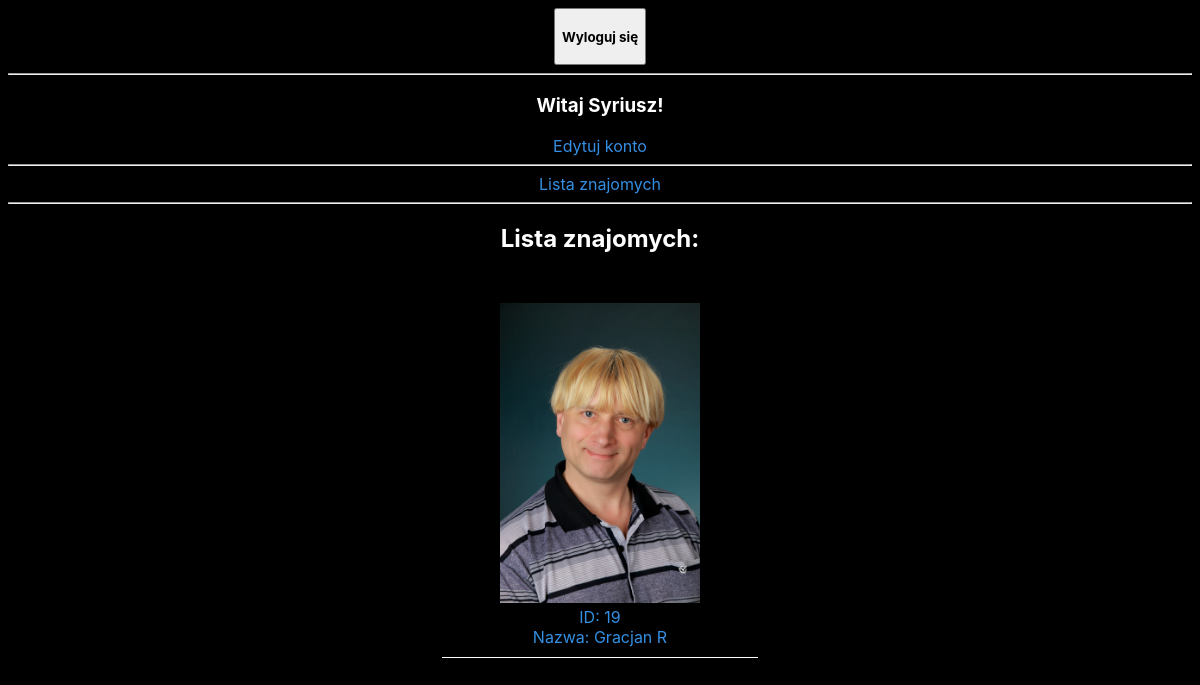
The app's page /friends.php (signed in) with its own data.
### tables this page shows
CREATE TABLE `accounts` (
  `id` int(11) NOT NULL,
  `login` text NOT NULL,
  `name` text NOT NULL,
  `mail` text DEFAULT NULL,
  `hash` text NOT NULL,
  `avatar` int(11) DEFAULT 1,
  `created_at` datetime NOT NULL DEFAULT current_timestamp(),
  `updated_at` datetime NOT NULL DEFAULT current_timestamp()
);

CREATE TABLE `avatars` (
  `id` int(11) NOT NULL,
  `nameAvatar` text NOT NULL
);

### friendsListFunction.php (the view, shortened to what this page needs)
<?php
    function friendsList($id){
        require_once("conn.php");
        $queryList = "SELECT accounts.id, name, nameAvatar FROM accounts, friends, avatars WHERE (userSender = $id || userRecipient = $id) AND (friends.userSender = accounts.id OR friends.userRecipient = accounts.id) AND accounts.id != $id AND accounts.avatar = avatars.id";
        $selectList = mysqli_query($conn, $queryList);
        $user = [];
        $list = [];
        $i = 0;
        while($row = mysqli_fetch_row($selectList)){
            $user['id'] = $row[0];
            $user['name'] = $row[1];
            $user['avatar'] = $row[2];
            $list[$i] = $user;
            $i++;
        }
        foreach($list as $user){
            echo "
            <a href='/back/profile.php?id=".$user['id']."'>
                <section class='friend'>
                    <img src='/back/foto/".$user['avatar']."' alt='avatar' class='avatar'><br>
                    ID: ".$user['id']."<br>
                    Nazwa: ".$user['name']."
                </section>
            </a>
            ";
        }
    }
?>

### main.css (style rules this page uses)
body { font-family: -apple-system, BlinkMacSystemFont, 'Segoe UI', Roboto, Oxygen, Ubuntu, Cantarell, 'Open Sans', 'Helvetica Neue', sans-serif; text-align: center; color: white; background: black; }
a { color: #348fe2; text-decoration: none; }
img.avatar { max-width: 200px; }
section.friend { display: inline-block; width: 25%; margin: 20px; padding: 10px; border-bottom: 1px solid white; }

### records on screen
accounts: avatar.nameAvatar (picture), id "19", name "Gracjan R"

### other values on screen
$_SESSION['userData']['name'] "Syriusz"
